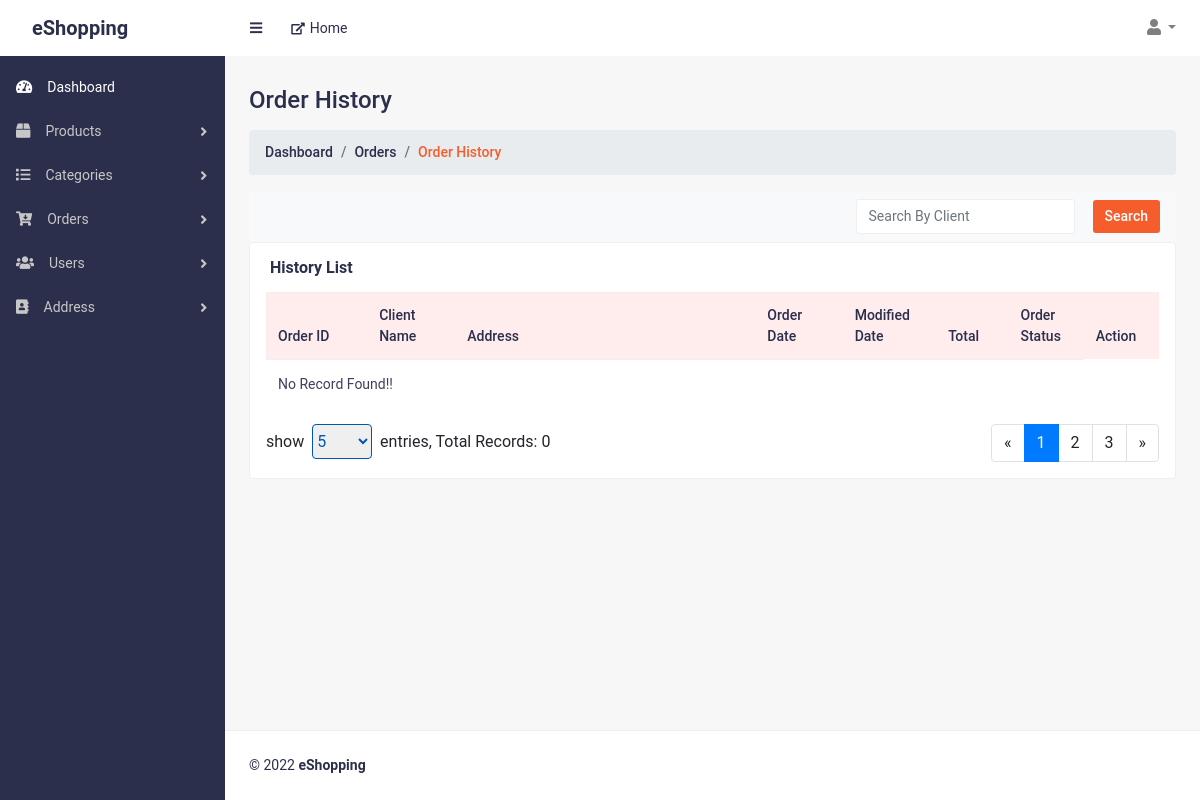
The app's page /completed_orders.php (signed in), older data.
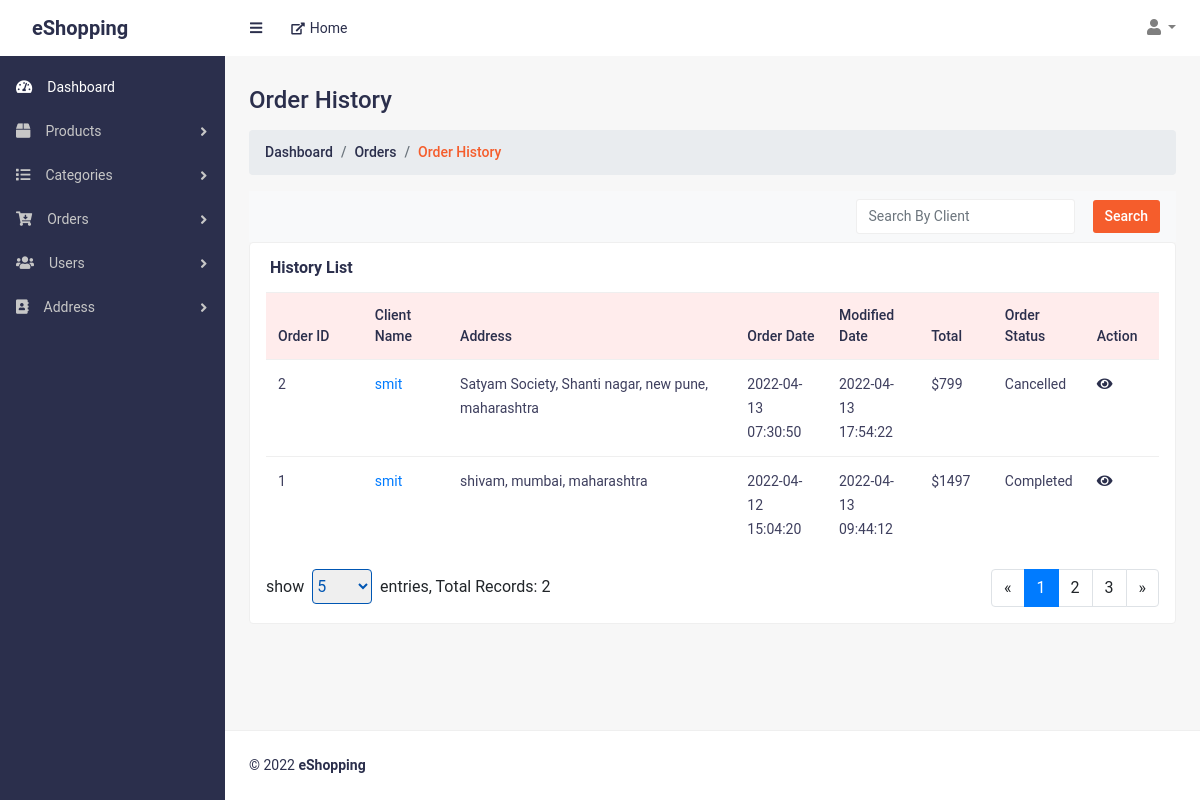
The same page, newer data.
### tables this page shows
CREATE TABLE `orders` (
  `id` int(11) NOT NULL,
  `userId` int(11) NOT NULL,
  `totalPrice` int(11) NOT NULL,
  `totalQuantity` int(11) NOT NULL,
  `orderStatus` tinyint(2) NOT NULL,
  `modifiedDate` datetime DEFAULT NULL,
  `createdDate` datetime DEFAULT NULL,
  `status` tinyint(2) NOT NULL DEFAULT 0
);

CREATE TABLE `users` (
  `id` int(11) NOT NULL,
  `username` varchar(50) NOT NULL,
  `email` varchar(50) NOT NULL,
  `password` varchar(16) NOT NULL,
  `firstname` varchar(50) NOT NULL,
  `lastname` varchar(50) NOT NULL,
  `gender` tinyint(2) NOT NULL,
  `mobile` varchar(12) NOT NULL,
  `phone` varchar(12) NOT NULL,
  `interestList` varchar(100) NOT NULL,
  `modifiedDate` datetime DEFAULT NULL,
  `createdDate` datetime DEFAULT NULL,
  `status` tinyint(2) NOT NULL DEFAULT 0
);

CREATE TABLE `orderaddress` (
  `id` int(11) NOT NULL,
  `orderId` int(11) NOT NULL,
  `streetName` varchar(50) NOT NULL,
  `cityId` int(11) NOT NULL,
  `countryId` int(11) NOT NULL,
  `stateId` int(11) NOT NULL,
  `modifiedDate` datetime DEFAULT NULL,
  `createdDate` datetime DEFAULT NULL,
  `status` tinyint(2) NOT NULL DEFAULT 0
);

CREATE TABLE `cities` (
  `id` int(11) NOT NULL,
  `city` varchar(50) NOT NULL,
  `stateId` int(11) NOT NULL,
  `countryId` int(11) NOT NULL,
  `modifiedDate` datetime DEFAULT NULL,
  `createdDate` datetime DEFAULT NULL,
  `status` tinyint(4) NOT NULL DEFAULT 0
);

CREATE TABLE `states` (
  `id` int(11) NOT NULL,
  `state` varchar(50) NOT NULL,
  `countryId` int(11) NOT NULL,
  `modifiedDate` datetime DEFAULT NULL,
  `createdDate` datetime DEFAULT NULL,
  `status` tinyint(2) NOT NULL DEFAULT 0
);

### handler/dbHandler.php (called while the page is built, shortened)
<?php
class DBConnection
{
    private $hostname = "localhost";
    private $username = "root";
    private $password = "";
    private $database = "eshopping";
    private $conn;
    function __construct()
    {
        $this->conn = new mysqli($this->hostname, $this->username, $this->password, $this->database);
    }
    function getConnection()
    {
        return $this->conn;
    }
}

### handler/orderHandler.php (called while the page is built, shortened)
<?php
require_once("dbHandler.php");
class OrderHandler extends DBConnection
{
    function getOrdersHistory($search, $page, $show)
    {
        $search_ = ($search == '') ? 1 : "users.username LIKE '%" . $search . "%'";
        $sql = "SELECT orders.*, users.username, oa.streetName, cities.city, states.state, countries.country FROM orders JOIN users ON users.id=orders.userId JOIN orderaddress as oa ON oa.orderId=orders.id JOIN cities ON oa.cityId=cities.id JOIN states ON oa.stateId=states.id JOIN countries ON countries.id=oa.countryId WHERE $search_ AND orders.orderStatus IN (1,2) AND orders.status=0 AND users.status=0 AND oa.status=0 AND cities.status=0 AND states.status=0 AND countries.status=0 ORDER BY orders.id DESC LIMIT $page, $show";
        $result = $this->getConnection()->query($sql);
        $records = [];
        if ($result->num_rows > 0) {
            while ($row = $result->fetch_assoc()) {
                array_push($records, $row);
            }
        } else {
            $records = [];
        }
        return $records;
    }
    function TotalOrderHistory($search = '')
    {
        $search_ = ($search == '') ? 1 : "users.username LIKE '%" . $search . "%'";
        $sql = "SELECT COUNT(*) AS total FROM orders JOIN users ON users.id=orders.userId JOIN orderaddress as oa ON oa.orderId=orders.id JOIN cities ON oa.cityId=cities.id JOIN states ON oa.stateId=states.id JOIN countries ON countries.id=oa.countryId WHERE $search_ AND orders.orderStatus IN (1,2) AND orders.status=0 AND users.status=0 AND oa.status=0 AND cities.status=0 AND states.status=0 AND countries.status=0 ORDER BY orders.id DESC";
        $result = $this->getConnection()->query($sql);
        if ($result && $result->num_rows > 0) {
            return $result->fetch_assoc()["total"];
        }
        return 0;
    }
}

### completed_orders.php (the view, shortened to what the changed rows need)
<?php
require("./handler/orderHandler.php");
$obj = new OrderHandler();
$currntPage = 1;
$showRecords = 5;
$search = '';
$totalRecords = $obj->TotalOrderHistory($search);
$orders = $obj->getOrdersHistory($search, (($currntPage - 1) * $showRecords), $showRecords);
?>
<!DOCTYPE html>
<html lang="en">
<head>
    <link href="css/styles.css" rel="stylesheet">
    <link href="css/admin-style.css" rel="stylesheet">
    <link href="vendor/bootstrap/css/bootstrap.min.css" rel="stylesheet">
    <link href="vendor/fontawesome-free/css/all.min.css" rel="stylesheet">
</head>
<body class="sb-nav-fixed">
    <div id="layoutSidenav">
        <div id="layoutSidenav_content">
            <main>
                <div class="container-fluid">
                    <h2 class="mt-30 page-title">Order History</h2>
                    <div class="row justify-content-center">
                        <div class="col-lg-12 col-md-12">
                            <div class="card card-static-2 mb-30">
                                <div class="card-body-table px-3">
                                    <div class="table-responsive">
                                        <table class="table ucp-table table-hover">
                                            <thead>
                                                <tr>
                                                    <th style="width:120px">Order ID</th>
                                                    <th style="width:100px">Client Name</th>
                                                    <th style="width:400px">Address</th>
                                                    <th style="width:100px">Order Date</th>
                                                    <th style="width:100px">Modified Date</th>
                                                    <th style="width:80px">Total</th>
                                                    <th style="width:80px">Order Status</th>
                                                    <th style="width:80px">Action</th>
                                                </tr>
                                            </thead>
                                            <tbody>
                                                <?php
                                                if (count($orders) > 0) {
                                                    foreach ($orders as $order) {
                                                ?>
                                                        <tr>
                                                            <td><?= $order["id"] ?></td>
                                                            <td>
                                                                <a href="view_customer.php?view=<?= $order["userId"] ?>" target="_blank"><?= $order["username"] ?></a>
                                                            </td>
                                                            <td><?= $order["streetName"] . ", " . $order["city"] . ", " . $order["state"] ?></td>
                                                            <td>
                                                                <span class="delivery-time"><?= $order["createdDate"] ?></span>
                                                            </td>
                                                            <td>
                                                                <span class="delivery-time"><?= $order["modifiedDate"] ?></span>
                                                            </td>
                                                            <td>$<?= $order["totalPrice"] ?></td>
                                                            <td><?= ($order["orderStatus"] == 1) ? "Completed" : "Cancelled" ?></td>
                                                            <td class="action-btns">
                                                                <a href="view_order.php?view=<?= $order["id"] ?>" class="view-shop-btn" title="View"><i class="fas fa-eye"></i></a>
                                                            </td>
                                                        </tr>
                                                <?php
                                                    }
                                                } else {
                                                    echo "<tr><td colspan=7>No Record Found!!</td></tr>";
                                                }
                                                ?>
                                            </tbody>
                                        </table>
                                        <div class="div-pagination mt-3 d-flex justify-content-between">
                                            <div class="page-select">
                                                show&nbsp;
                                                <select style="height: 35px; width:60px; border:1px solid #0056b3; color:#0056b3; border-radius:4px" name="" id="show-record">
                                                    <?php
                                                    foreach ([5, 10, 25, 50] as $rec) {
                                                        $selected = '';
                                                        if ($rec == $showRecords) {
                                                            $selected = "selected";
                                                        }
                                                        echo "<option value='$rec' $selected>$rec</option>";
                                                    }
                                                    ?>
                                                </select>&nbsp;&nbsp;entries, Total Records: <span id="totalrecords"><?= $totalRecords ?></span>
                                            </div>
                                            <div>
                                                <nav aria-label="Page navigation example">
                                                    <ul class="pagination">
                                                        <?php
                                                        for ($i = $currntPage; $i <= $currntPage + 2; $i++) {
                                                            $active = "";
                                                            $disabled = '';
                                                            if ($i == $currntPage) {
                                                                $active = "active";
                                                            }
                                                            if (ceil($totalRecords / $showRecords) < $i) {
                                                                $disabled = "disabled";
                                                            }
                                                            echo '<li class="page-item ' . $active . '"><a class="page-link ' . $disabled . '">' . $i . '</a></li>';
                                                        }
                                                        ?>
                                                    </ul>
                                                </nav>
                                            </div>
                                        </div>
                                    </div>
                                </div>
                            </div>
                        </div>
                    </div>
                </div>
            </main>
        </div>
    </div>
</body>
</html>

Row changes from the older to the newer data that the page shows:
added orders: id "2", userId.username "smit", orderaddress.streetName "Satyam Society, Shanti nagar", cities.city "new pune", states.state "maharashtra", createdDate "2022-04-13 07:30:50", modifiedDate "2022-04-13 17:54:22", totalPrice "799", orderStatus "Cancelled"
added orders: id "1", userId.username "smit", orderaddress.streetName "shivam", cities.city "mumbai", states.state "maharashtra", createdDate "2022-04-12 15:04:20", modifiedDate "2022-04-13 09:44:12", totalPrice "1497", orderStatus "Completed"
Text that changed along with them:
$totalRecords: "0" → "2"
text no longer shown: "No Record Found!!"
